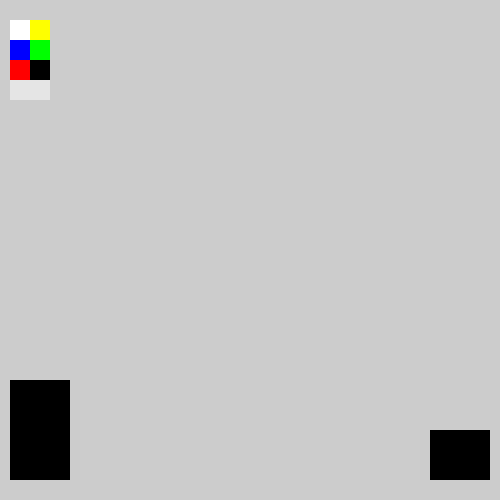
Frame 1 (no input)
Frame 60 (the mouse pressed at the canvas centre just before this capture): identical to frame 1, image omitted
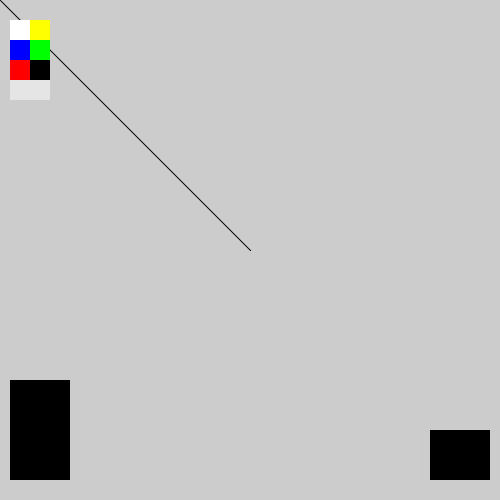
Frame 120 (the mouse held since frame 60 and released just before this capture)

The Processing sketch that drew these frames (run headless with seeded random() and noise(); from frame 60 on, the mouse is pressed at the canvas centre):

// Processing sketch: processing_26619
// ── processing_26619.pde

boolean hit=false;
float oldX, oldY;
//colors
color buttonCol = color(255);
color buttonCol2 = color (254,255,0); 
color buttonCol3 = color(0,0,255);
color buttonCol4 =color (0,255,0);
color buttonCol5 = color(255,0,0);
color buttonCol6 = color(254,255,0);  
color buttonCol7 = color(0);
color penColor = #000000;
void setup() {
size(500,500);
smooth();}
void draw(){
noStroke();
//top leftbox
//white
fill(255,255,255);
rect(10, 20, 20, 20);
if (mouseX >10 && mouseX <30 && mouseY >20 && mouseY<40) {
if(!hit){}
if(mousePressed){ 
penColor= buttonCol;}   
hit=true;
}else{
hit=false;}
//yellow
fill(254,255,0);
rect(30, 20, 20, 20);
if (mouseX >30 && mouseX <50 && mouseY >20 && mouseY<40) {
if(!hit){}
if(mousePressed){ 
penColor=buttonCol2;
}hit=true;
}else{
hit=false;}
//blue
fill(0,0,255);
rect(10, 40, 20, 20);
if (mouseX >10 && mouseX <30 && mouseY >40 && mouseY<60) {
if(!hit){}
if(mousePressed){ 
penColor=buttonCol3;}
hit=true;
}else{
hit=false;}
//green
fill(0,255,0);
rect(30, 40, 20, 20);
if (mouseX >30 && mouseX <60 && mouseY >40 && mouseY<60) {
if(!hit){}
if(mousePressed){ 
penColor=buttonCol4;}  
hit=true;
}else{
hit=false;}
//red
fill(255,0,0);
rect(10, 60, 20, 20);
if (mouseX >10 && mouseX <30 && mouseY >60 && mouseY<80) {
if(!hit){}
if(mousePressed){ 
penColor=buttonCol5;}
hit=true;
}else{
hit=false;}
//black
fill(0);
rect(30, 60, 20, 20);
if (mouseX >30 && mouseX <50 && mouseY >60 && mouseY<80) {
if(!hit){ 
}
if(mousePressed){ 
penColor=buttonCol7;}   
hit=true;
}else{
hit=false;}
// pen bigger
fill(0);
rect(10, 380, 60, 100);
if (mouseX >10 && mouseX <70 && mouseY >380 && mouseY<480) {
if(!hit){}
if(mousePressed){ 
strokeWeight(10);
}else   
hit=true;
}else{
hit=false;}
//pen normal size
fill(0);
rect(430, 430, 60, 50);
if (mouseX >430 && mouseX <490 && mouseY >430 && mouseY<480) {
if(!hit){}
if(mousePressed){ 
strokeWeight(1);}   
hit=true;
}else{
hit=false;}
//clearnew
fill(229);
rect(10, 80, 40, 20);
if (mouseX >10 && mouseX <50 && mouseY >80 && mouseY<100) {
if(!hit){}
if(mousePressed){  
background(255);}
hit=true;
}else{
hit=false;}
//good to keep dont mess with 
stroke(penColor);
if(mousePressed) {
line(mouseX,mouseY, oldX, oldY);}
oldX =mouseX;
oldY =mouseY;}
